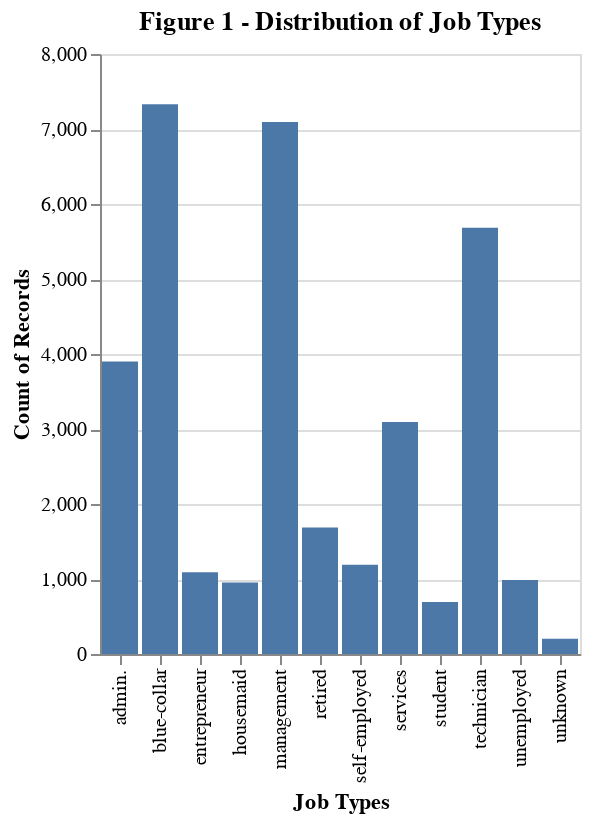

Notebook cell for this chart:
### Markdown cell above
During our analysis, it was noted that the dataset exhibits an imbalance in class proportions within the target. Additionally, the features `job`, `education`, `contact`, and `poutcome` include "unknown" entries distinct from null values. Due to insufficient dataset information, proper imputation of these unknown values is not feasible. Specifically, the `contact` and `poutcome` columns, containing excessive unknown values, required removal. Eliminating only the unknown values from these columns was deemed impractical as it would significantly reduce the data. On the other hand, the `job` and `education` features, despite also containing unknown values, were manageable and were retained by simply removing the unknown entries.

### Code cell
alt.data_transformers.enable("vegafusion")
alt.Chart(train_df).mark_bar().encode(
    x=alt.X('job:N', title='Job Types'), 
    y='count()'
).properties(
    title='Figure 1 - Distribution of Job Types'
)

### Figure 1 — Vega specification as saved in the notebook (floating-point values rounded to 4 significant figures)
{"$schema": "https://vega.github.io/schema/vega/v5.json", "data": [{"name": "source_0", "values": [{"__count": 988, "job": "unemployed"}, {"__count": 3901, "job": "admin."}, {"__count": 7329, "job": "blue-collar"}, {"__count": 5685, "job": "technician"}, {"__count": 7093, "job": "management"}, {"__count": 3092, "job": "services"}, {"__count": 1089, "job": "entrepreneur"}, {"__count": 954, "job": "housemaid"}, {"__count": 1190, "job": "self-employed"}, {"__count": 695, "job": "student"}, {"__count": 1687, "job": "retired"}, {"__count": 205, "job": "unknown"}]}, {"name": "source_0_x_domain_job", "values": [{"job": "unemployed"}, {"job": "admin."}, {"job": "blue-collar"}, {"job": "technician"}, {"job": "management"}, {"job": "services"}, {"job": "entrepreneur"}, {"job": "housemaid"}, {"job": "self-employed"}, {"job": "student"}, {"job": "retired"}, {"job": "unknown"}]}, {"name": "source_0_y_domain___count", "values": [{"min": 205, "max": 7329}]}], "signals": [{"name": "x_step", "value": 20}, {"name": "width", "update": "bandspace(domain('x').length, 0.1, 0.05) * x_step"}], "marks": [{"type": "rect", "name": "marks", "from": {"data": "source_0"}, "encode": {"update": {"y2": {"value": 0, "scale": "y"}, "x": {"field": "job", "scale": "x"}, "y": {"field": "__count", "scale": "y"}, "ariaRoleDescription": {"value": "bar"}, "width": {"signal": "max(0.25, bandwidth('x'))"}, "description": {"signal": "\"Job Types: \" + (isValid(datum[\"job\"]) ? datum[\"job\"] : \"\"+datum[\"job\"]) + \"; Count of Records: \" + (format(datum[\"__count\"], \"\"))"}, "fill": {"value": "#4c78a8"}}}, "style": ["bar"]}], "scales": [{"name": "x", "type": "band", "domain": {"data": "source_0_x_domain_job", "field": "job", "sort": true}, "range": {"step": {"signal": "x_step"}}, "paddingInner": 0.1, "paddingOuter": 0.05}, {"name": "y", "type": "linear", "domain": [{"signal": "(data(\"source_0_y_domain___count\")[0] || {}).min"}, {"signal": "(data(\"source_0_y_domain___count\")[0] || {}).max"}], "range": [{"signal": "height"}, 0], "nice": true, "zero": true}], "axes": [{"scale": "y", "zindex": 0, "aria": false, "ticks": false, "maxExtent": 0, "gridScale": "x", "orient": "left", "grid": true, "tickCount": {"signal": "ceil(height/40)"}, "domain": false, "labels": false, "minExtent": 0}, {"scale": "x", "title": "Job Types", "labelBaseline": "middle", "grid": false, "labelAlign": "right", "zindex": 0, "labelAngle": 270, "orient": "bottom"}, {"scale": "y", "grid": false, "tickCount": {"signal": "ceil(height/40)"}, "labelOverlap": true, "orient": "left", "zindex": 0, "title": "Count of Records"}], "title": {"text": "Figure 1 - Distribution of Job Types", "frame": "group"}, "style": "cell", "height": 300, "background": "white", "padding": 5}
